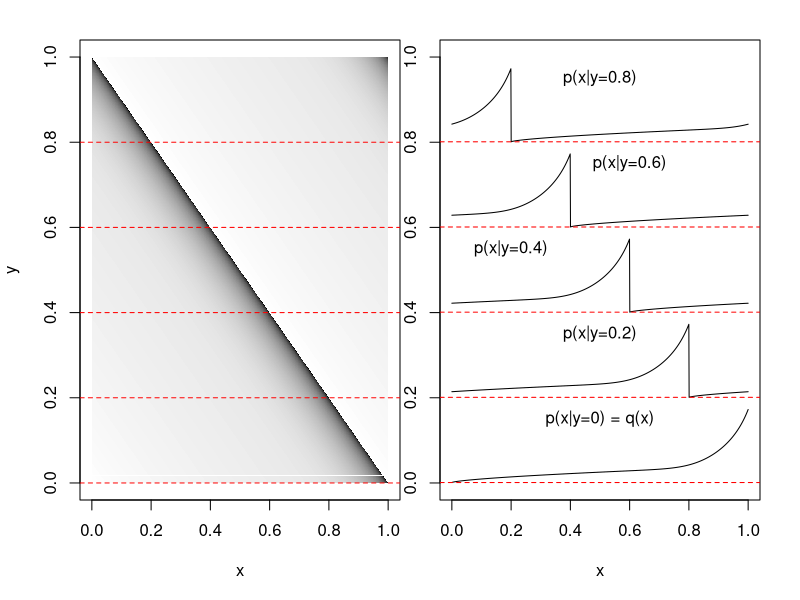

Write R code to recreate this figure.
library(pracma)

reso <- 1000
xs <- seq(0, 1, length.out = reso)
qx <- (0.01 * xs^2 + 0.5 * exp(xs^20) - 0.5)^(1/3)
qx <- qx/sum(qx) * reso
#plot(xs, qx, type = "l")

par(mar = c(5,4,2,0))
layout(matrix(1:2, 1, 2))

mat <- matrix(0, reso, reso)
idx <- 1 + row(mat) - col(mat) + reso * (row(mat) < col(mat))
mat <- matrix(qx[idx], reso, reso)
plot(NA, NA, xlim = c(0, 1), ylim = c(0, 1), xlab = "x", ylab = "y")
image(flipud(t(mat)), col = rev(grey.colors(n = 100, start = 0, end = 1)),
      add = TRUE)
for (i in 0:4) abline(i/5, 0, col = "red", lty = 2)

par(mar = c(5,2,2,2))
plot(NA, NA, xlim = c(0, 1), ylim = c(0, 1), xlab = "x", ylab = "")
for (i in 1:5) {
  pos <- (i-1) * 200 + 1
  qx2 <- c(qx[pos:reso], qx[-(pos:reso)])
  lines(xs, qx2/30 + pos/reso)
  abline(pos/reso, 0, col = "red", lty = 2)
}
text(0.5, 0.15, "p(x|y=0) = q(x)")
text(0.5, 0.35, "p(x|y=0.2)")
text(0.2, 0.55, "p(x|y=0.4)")
text(0.6, 0.75, "p(x|y=0.6)")
text(0.5, 0.95, "p(x|y=0.8)")

